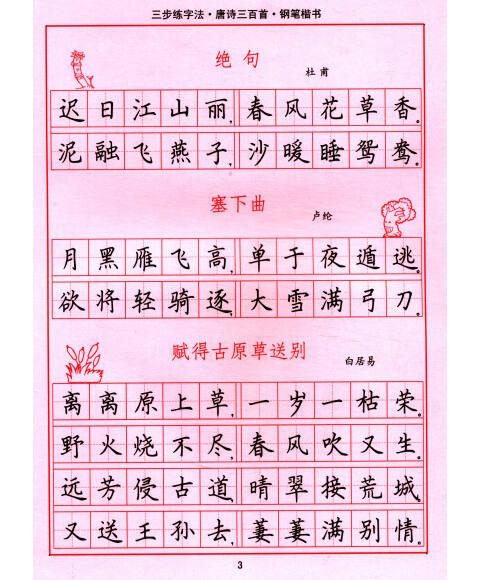
#> input picture picsrc/line.jpg, 480 x 580 px
$ python 017day.py
#> lines starting #> are read from the running program, lines starting #| are printed output that depends on the picture; after the words box and inside, x2 and y2 are one past the last pixel; in counts of white or black regions, pixels touching at a corner belong together; long printed decimals are rounded
#> in main, src is the input picture: shape (580, 480, 3); mean B, G, R 224.3, 205.5, 238.9
# -*- coding:utf-8 -*-
import cv2 as cv
import numpy as np

# ********************* 直线检测及其应用 **********************
"""
直线检测算法：
1、霍夫直线变换
"""


# 霍夫直线变换
def line_detection(image):
    gray = cv.cvtColor(image, cv.COLOR_BGR2GRAY)
    edges = cv.Canny(gray, 50, 150, apertureSize=3)
    lines = cv.HoughLines(edges, 1, np.pi/180, 200)
    for line in lines:
        print(type(line))
        rho, theta = line[0]
        a = np.cos(theta)
        b = np.sin(theta)
        x0 = a * rho
        y0 = b * rho
        x1 = int(x0 + 1000 * (-b))
        y1 = int(y0 + 1000 * (a))
        x2 = int(x0 - 1000 * (-b))
        y2 = int(y0 - 1000 * (a))
        cv.line(image, (x1, y1), (x2, y2), (0, 0, 255), 2)
    cv.imshow('image-line', image)

# 直接得到线段
def line_detect_possile(image):
    gray = cv.cvtColor(image, cv.COLOR_BGR2GRAY)
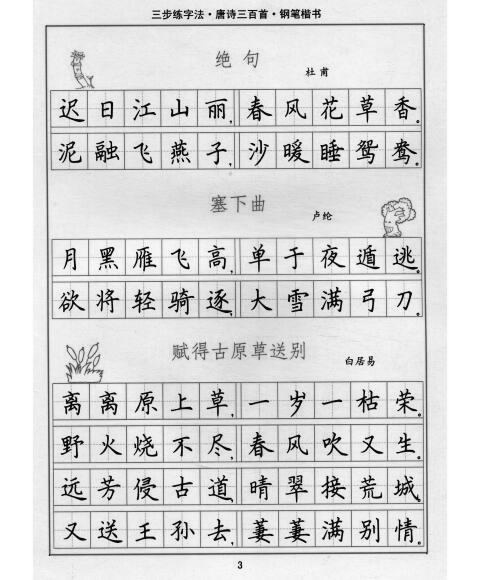
#> gray: shape (580, 480); min 1, max 255, mean 217.7
    edges = cv.Canny(gray, 50, 150, apertureSize=3)
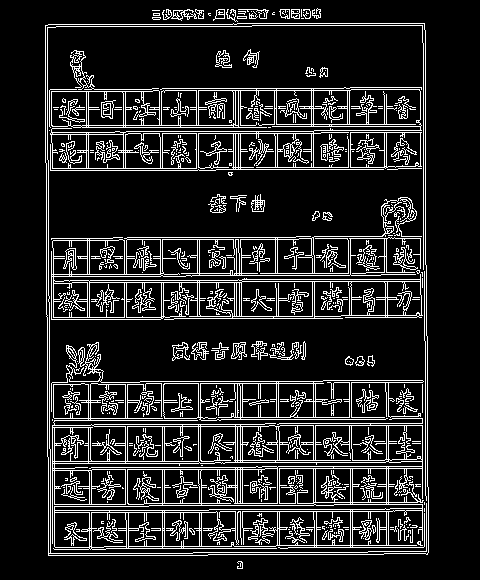
#> edges: shape (580, 480); 14.3% white in thin lines or dots, all inside (x1, y1, x2, y2) = (45, 8, 429, 569)
    lines = cv.HoughLinesP(edges, 1, np.pi/180, 100, minLineLength=50, maxLineGap=10)
#> lines = 185 rows, first 6: [425, 495, 425, 341], [47, 456, 47, 315], [243, 503, 299, 503], [386, 281, 386, 199], [240, 568, 240, 381], [313, 527, 313, 381]
    for line in lines:
        print(type(line))
        x1, y1, x2, y2 = line[0]
        cv.line(image, (x1, y1), (x2, y2), (0, 0, 255), 2)
#> this loop made 185 passes
#| <class 'numpy.ndarray'>
#| <class 'numpy.ndarray'>
#| <class 'numpy.ndarray'>
#| <class 'numpy.ndarray'>
#| <class 'numpy.ndarray'>
#| <class 'numpy.ndarray'>
#| <class 'numpy.ndarray'>
#| <class 'numpy.ndarray'>
#> (further printed lines are left out)
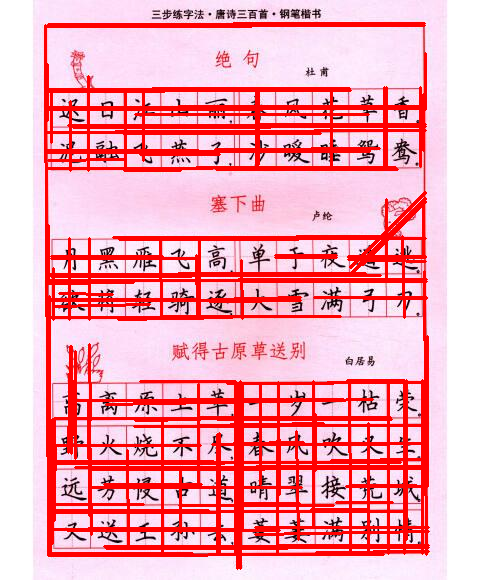
#> image: shape (580, 480, 3); mean B, G, R 185.8, 171.1, 245.2
    cv.imshow('image-line-possible', image)


def main():
    src = cv.imread('../picsrc/line.jpg')
    cv.namedWindow('pic', cv.WINDOW_AUTOSIZE)
    cv.imshow('template', src)

    t1 = cv.getTickCount()

    # 1
    # line_detection(src)

    # 2
    line_detect_possile(src)

    t2 = cv.getTickCount()
    time = (t2 - t1)/cv.getTickFrequency()
#> time = 0.119
    print('Time consume: %f s' % time)
#| Time consume: 0.1193 s

    cv.waitKey(0)  # 程序等待指定的时间后执行以下语句(时间单位为：ms)
    cv.destroyAllWindows()

if __name__ == '__main__':
    main()

$ run again, with picsrc/bigpic.jpg copied over picsrc/line.jpg
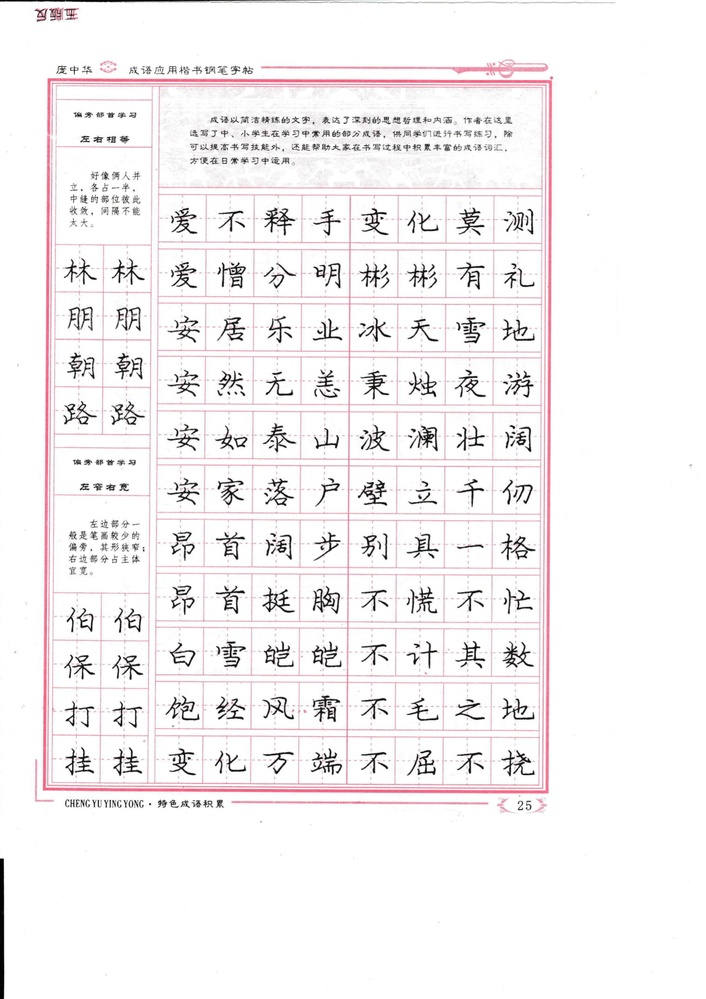
#> input picture picsrc/bigpic.jpg, 706 x 999 px, shrunk from 1518 x 2147 before the run
#> in main, src is the input picture: shape (999, 706, 3); mean B, G, R 242.5, 241.6, 244.6
#> in line_detect_possile, `edges = cv.Canny(gray, 50, 150, apertureSize=3)`:
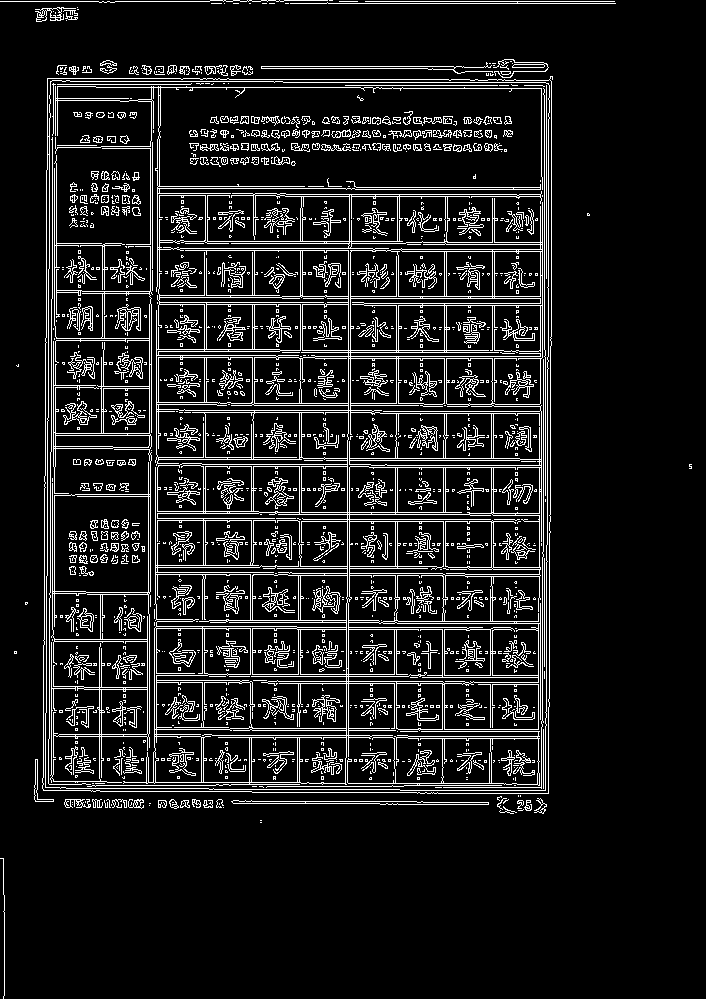
#> edges: shape (999, 706); 10.7% white in thin lines or dots
#> lines = 358 rows, first 6: [339, 1, 614, 1], [548, 368, 548, 113], [54, 325, 54, 163], [444, 438, 444, 234], [396, 446, 396, 241], [541, 176, 541, 62]
#> the loop in line_detect_possile, `for line in lines:` made 358 passes
#> (printed output is left out)
#> after the loop in line_detect_possile, `for line in lines:`:
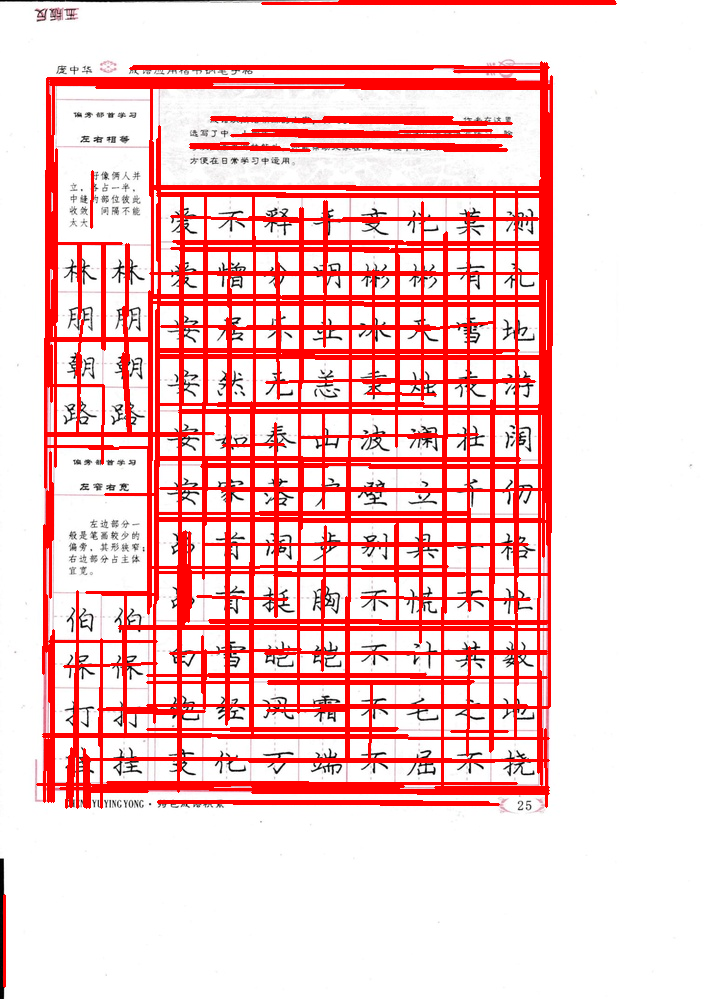
#> image: shape (999, 706, 3); 17.75% of pixels changed, all inside (x1, y1, x2, y2) = (3, 0, 617, 988)
#> time = 0.355

$ run again, with picsrc/chang.jpg copied over picsrc/line.jpg
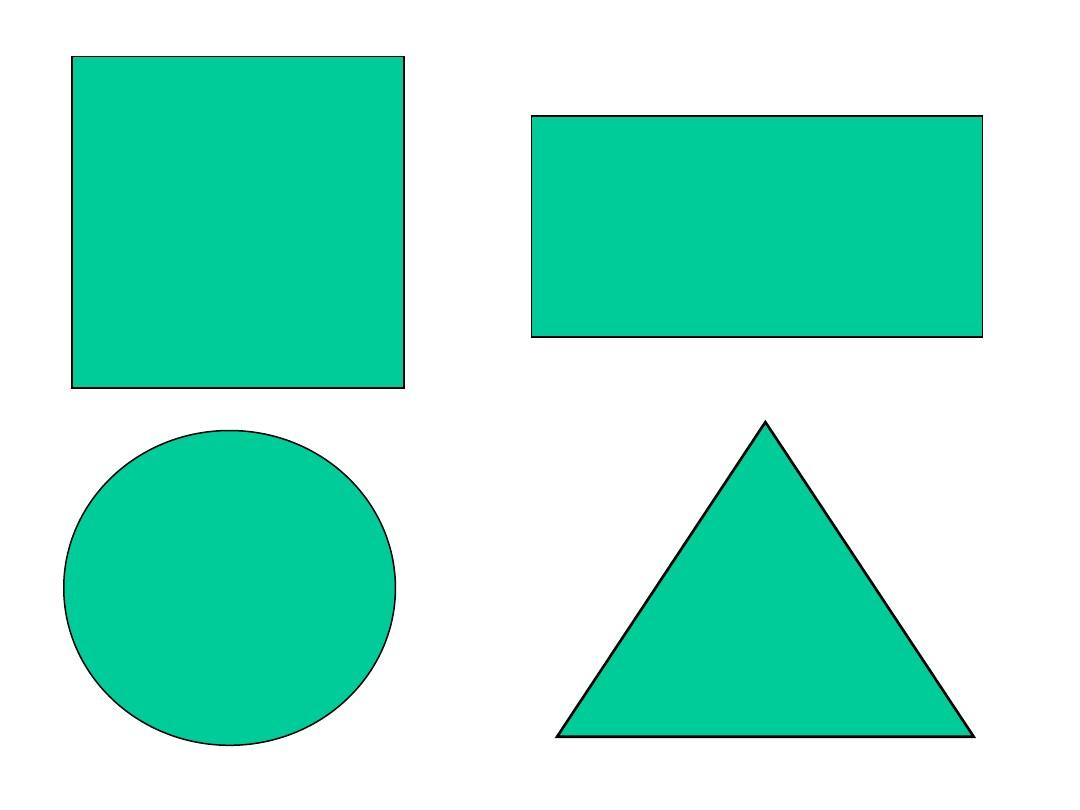
#> input picture picsrc/chang.jpg, 1080 x 810 px
#> in main, src is the input picture: shape (810, 1080, 3); mean B, G, R 211.1, 231.6, 149.9
#> in line_detect_possile, `edges = cv.Canny(gray, 50, 150, apertureSize=3)`:
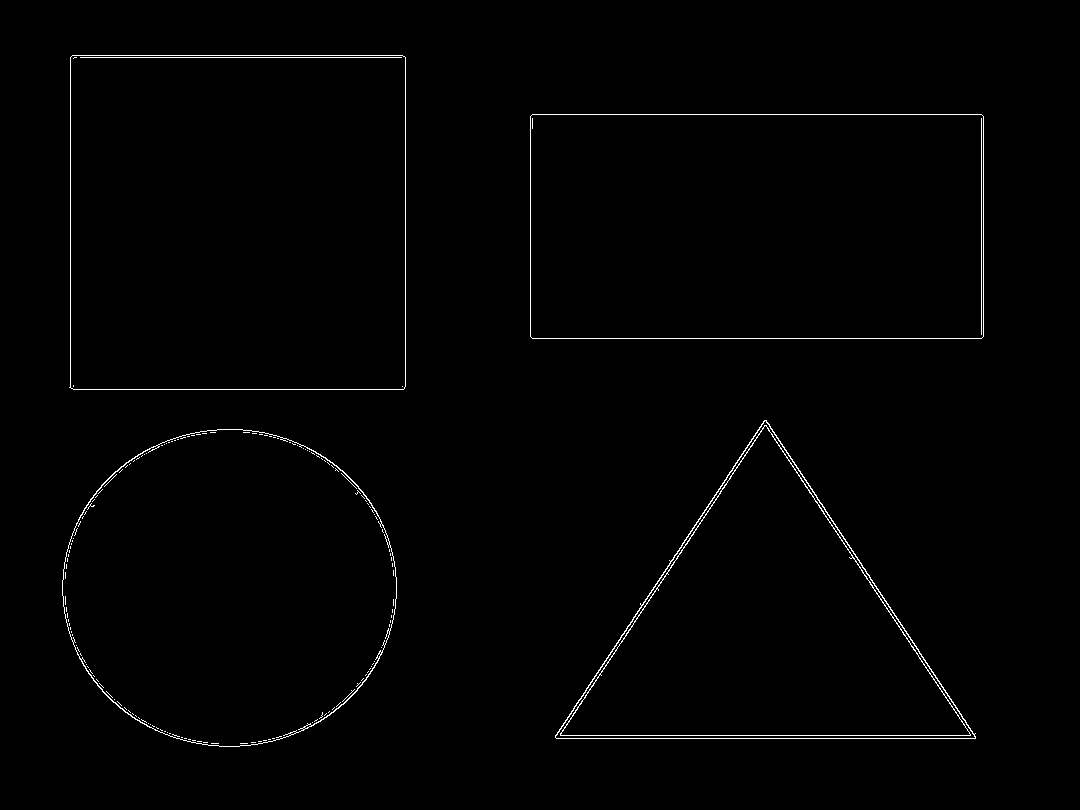
#> edges: shape (810, 1080); 0.89% white in thin lines or dots, all inside (x1, y1, x2, y2) = (62, 55, 984, 747)
#> lines = 21 rows, first 6: [532, 114, 981, 114], [532, 338, 981, 338], [556, 738, 975, 738], [70, 387, 70, 57], [555, 735, 974, 735], [72, 55, 402, 55]
#> the loop in line_detect_possile, `for line in lines:` made 21 passes
#> (printed output is left out)
#> after the loop in line_detect_possile, `for line in lines:`:
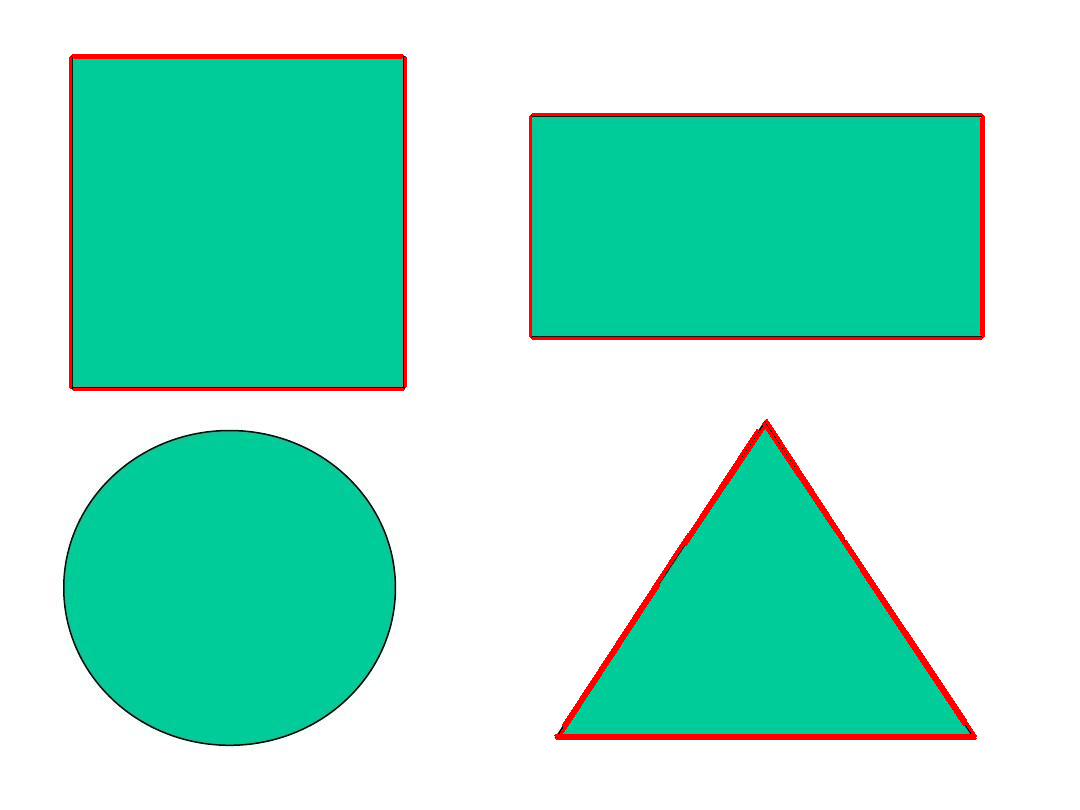
#> image: shape (810, 1080, 3); 1.84% of pixels changed, all inside (x1, y1, x2, y2) = (69, 54, 985, 740)
#> time = 0.288
#| Time consume: 0.2879 s
